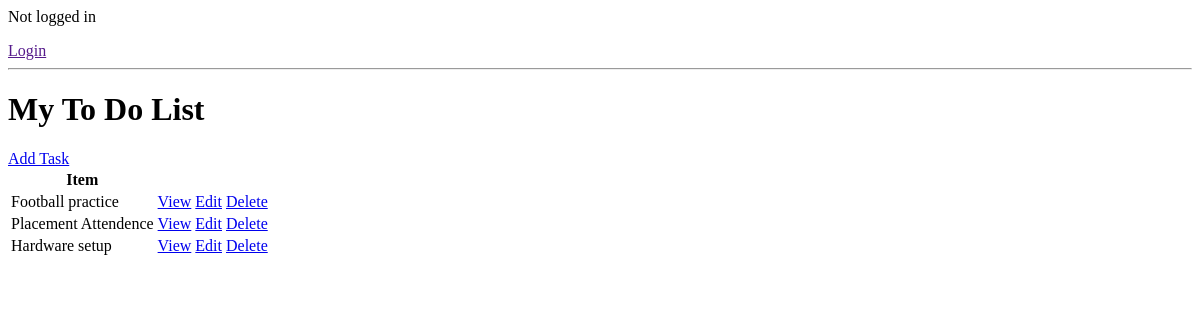
/, run on an earlier commit of the app's database.
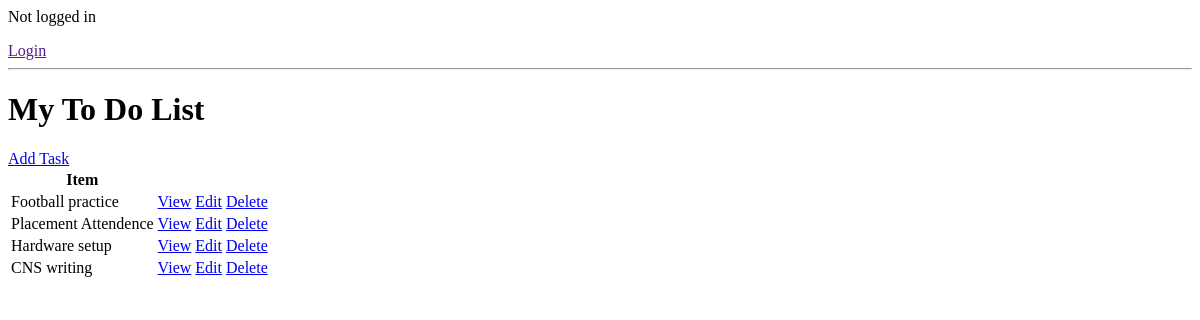
And on a later commit of the database.
### base/models.py (models this page shows, shortened)
class Task(models.Model):
    user = models.ForeignKey(User, on_delete=models.SET_NULL, null=True, blank=True)
    title = models.CharField(max_length=200)
    description = models.TextField(null=True, blank=True)
    complete = models.BooleanField(default=False)
    create = models.DateTimeField(auto_now_add=True)
    class Meta:
        ordering = ['complete']

### base/views.py (the view)
# urls.py: path('', TaskList.as_view(), name='tasks'),
class TaskList(ListView):
    model = Task
    context_object_name = 'tasks'

### base/templates/base/task_list.html
{%if request.user.is_authenticated%}
<p>{{request.user}}</p>
<a href="">Logout</a>
{%else%}
<p>Not logged in</p>
<a href="">Login</a>
{%endif%}
<hr>
<h1> My To Do List </h1>
<a href="{% url 'task-create' %}">Add Task</a>
<table>
    <tr>
        <th>Item</th>
        <th></th>
        <th></th>
        <th></th>
    </tr>
    {% for task in tasks %}
        <tr>
            <td>{{ task.title }}</td>
            <td><a href="{% url 'task' task.id %}">View</a></td>
            <td><a href="{% url 'task-update' task.id %}">Edit</a></td>
            <td><a href="{% url 'task-delete' task.id %}">Delete</a></td>
        </tr>
    {% empty %}
        <h3>No items in the list</h3>
    {% endfor %}
</table>

What changed in the data, as far as the page shows it:
added Task: title "CNS writing"
